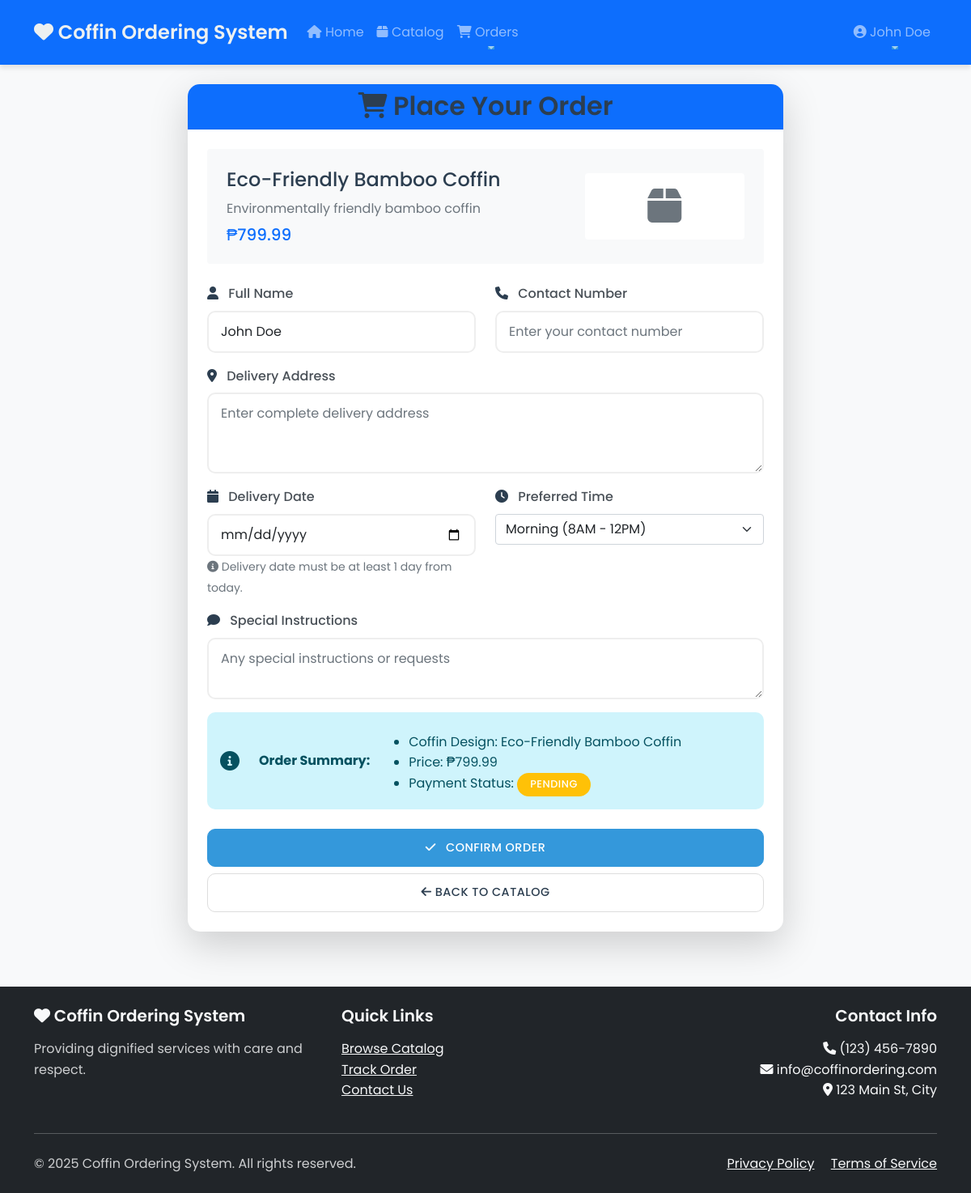
Page /public/order_form.php?id=3 (signed in) on the earlier database version.
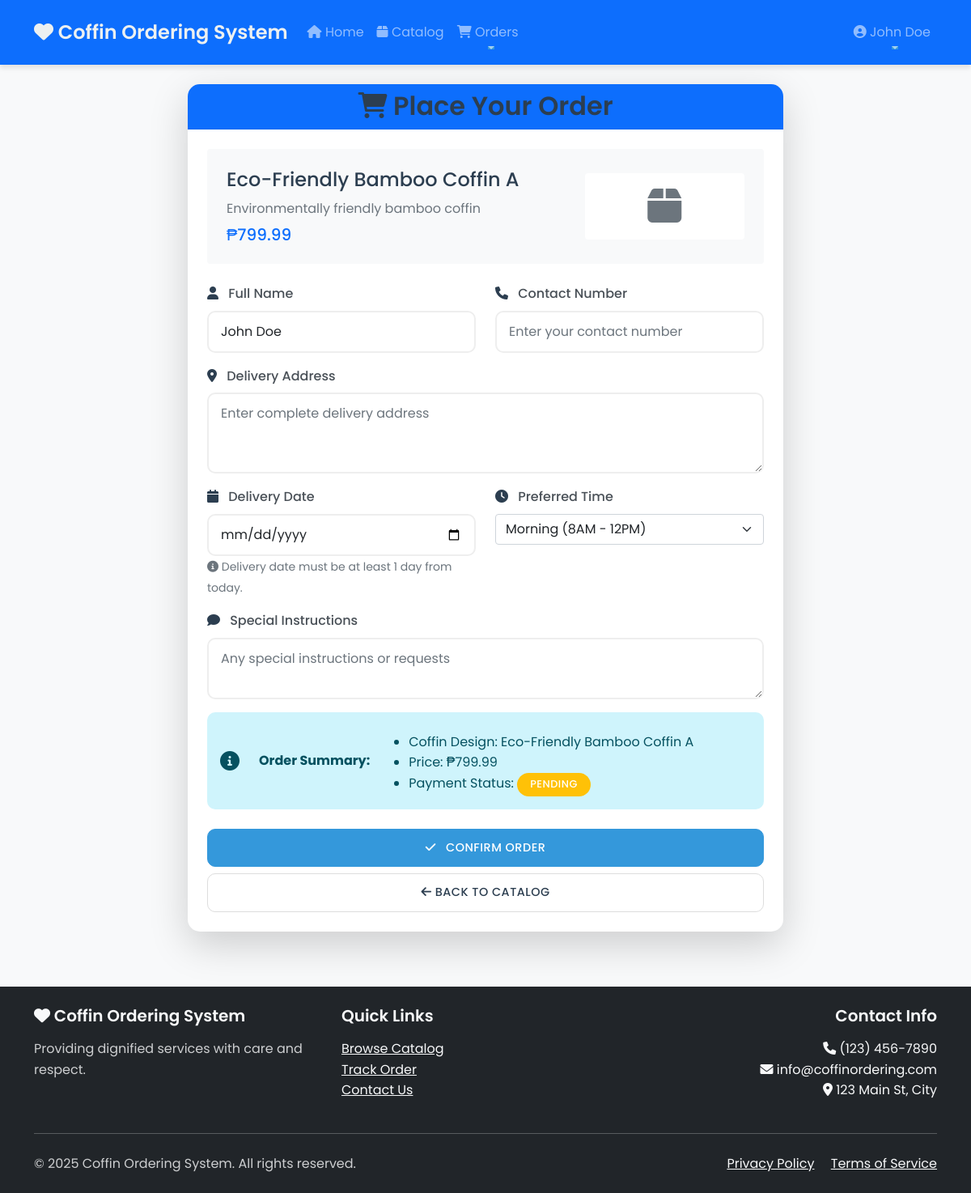
Same page on the later database version.
### tables this page shows
CREATE TABLE `coffins` (
  `id` int(11) NOT NULL,
  `name` varchar(100) NOT NULL,
  `description` text DEFAULT NULL,
  `image` varchar(255) DEFAULT NULL,
  `price` decimal(10,2) NOT NULL,
  `image_url` varchar(255) DEFAULT NULL,
  `stock` int(11) NOT NULL DEFAULT 0,
  `created_at` timestamp NOT NULL DEFAULT current_timestamp(),
  `updated_at` timestamp NOT NULL DEFAULT current_timestamp() ON UPDATE current_timestamp(),
  `category` varchar(50) NOT NULL DEFAULT 'wood',
  `stock_quantity` int(11) NOT NULL DEFAULT 0,
  `low_stock_threshold` int(11) NOT NULL DEFAULT 5
);

### public/order_form.php (the view, shortened to what the changed rows need)
<?php
require_once '../config/db.php';
include '../includes/header.php';
echo '<link rel="stylesheet" href="https://cdn.jsdelivr.net/npm/sweetalert2@11.7.32/dist/sweetalert2.min.css">';
$coffin_id = $_GET['id'] ?? 0;
$stmt = $pdo->prepare("SELECT * FROM coffins WHERE id = ?");
$stmt->execute([$coffin_id]);
$coffin = $stmt->fetch();
?>
<div class="row justify-content-center">
    <div class="col-md-8">
        <div class="card shadow-lg">
            <div class="card-header bg-primary text-white">
                <h2 class="card-title text-center mb-0">
                    <i class="fas fa-shopping-cart"></i> Place Your Order
                </h2>
            </div>
            <div class="card-body p-4">
                <div class="coffin-details mb-4 p-4 bg-light rounded">
                    <div class="row align-items-center">
                        <div class="col-md-8">
                            <h4 class="mb-2"><?= htmlspecialchars($coffin['name']) ?></h4>
                            <p class="text-muted mb-2"><?= htmlspecialchars($coffin['description']) ?></p>
                            <h5 class="text-primary mb-0">₱<?= number_format($coffin['price'], 2) ?></h5>
                        </div>
                    </div>
                </div>
                <form method="POST" class="needs-validation" novalidate>
                    <div class="mb-4">
                        <div class="alert alert-info">
                            <ul class="mb-0 mt-2">
                                <li>Coffin Design: <?= htmlspecialchars($coffin['name']) ?></li>
                                <li>Price: ₱<?= number_format($coffin['price'], 2) ?></li>
                                <li>Payment Status: <span class="badge bg-warning">Pending</span></li>
                            </ul>
                        </div>
                    </div>
</form>
            </div>
        </div>
    </div>
</div>
<?php include '../includes/footer.php'; ?>

Differences in the rows shown:
changed coffins "Environmentally friendly bamboo coffin": name "Eco-Friendly Bamboo Coffin" → "Eco-Friendly Bamboo Coffin A"
